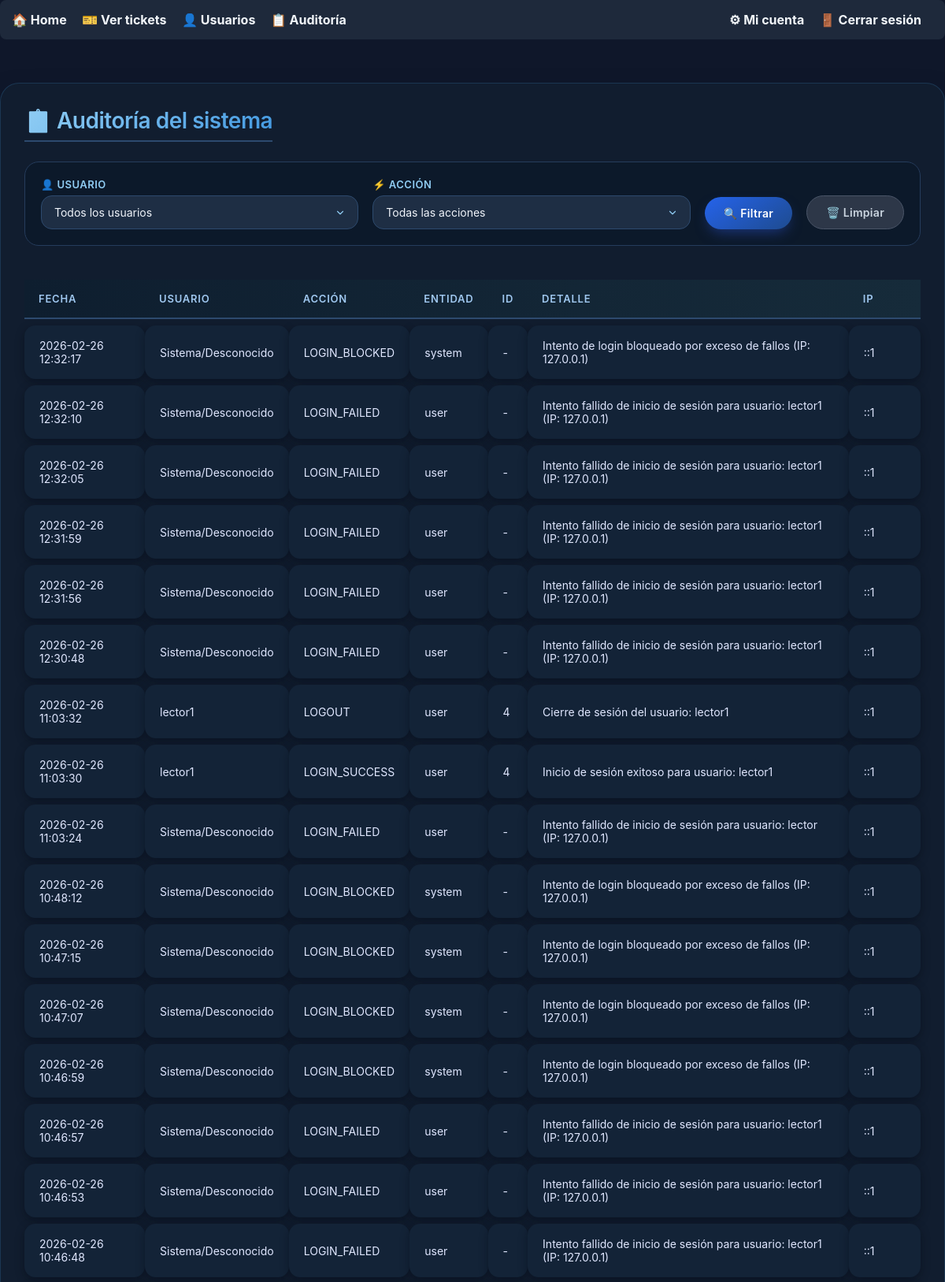
Screenshot of /audit.php (signed in, upper part) with the database file from the repository.
### tables this page shows
CREATE TABLE audit_logs (
            id INTEGER PRIMARY KEY AUTOINCREMENT,
            user_id INTEGER,
            action VARCHAR(50) NOT NULL,
            entity VARCHAR(50) NOT NULL,
            entity_id INTEGER,
            details TEXT NOT NULL,
            ip_address VARCHAR(45),
            user_agent TEXT,
            created_at DATETIME DEFAULT CURRENT_TIMESTAMP
        );

CREATE TABLE users (
            id INTEGER PRIMARY KEY AUTOINCREMENT,
            username TEXT NOT NULL UNIQUE,
            password_hash TEXT NOT NULL,
            role TEXT NOT NULL CHECK(role IN ('admin','tecnico','lector')),
            created_at TEXT NOT NULL DEFAULT (datetime('now'))
        );

### public/audit.php (called while the page is built, shortened)
<?php
require_once __DIR__ . '/../app/audit.php';
$db->setAttribute(PDO::ATTR_ERRMODE, PDO::ERRMODE_EXCEPTION);
$params = [];
$sql = "SELECT audit_logs.*, users.username
        FROM audit_logs
        LEFT JOIN users ON audit_logs.user_id = users.id";
$sql .= " ORDER BY audit_logs.created_at DESC";
$stmt = $db->prepare($sql);
$stmt->execute($params);
$logs = $stmt->fetchAll(PDO::FETCH_ASSOC);
require_once __DIR__ . '/../views/audit.php';

### views/audit.php (the view, shortened to what this page needs)
<!DOCTYPE html>
<html lang="es">
<head>
</head>
<body>
    <?php require_once __DIR__ . '/partials/menu.php'; ?>
    <div class="audit-container">
        <h1>📋 Auditoría del sistema</h1>
        <form method="GET" class="filters">
            <div class="filter-group">
                <label for="user_id">👤 Usuario</label>
                <select name="user_id" id="user_id">
                    <option value="">Todos los usuarios</option>
                </select>
            </div>
            <div class="filter-group">
                <label for="action">⚡ Acción</label>
                <select name="action" id="action">
                    <option value="">Todas las acciones</option>
                </select>
            </div>
            <button type="submit" class="btn-filter">🔍 Filtrar</button>
            <a href="audit.php" class="btn-clear">🗑️ Limpiar</a>
        </form>
        <?php if (empty($logs)): ?>
            <div class="no-results">
                ✨ No hay registros de auditoría que coincidan con los filtros.
            </div>
        <?php else: ?>
            <table class="audit-table">
                <thead>
                    <tr>
                        <th>Fecha</th>
                        <th>Usuario</th>
                        <th>Acción</th>
                        <th>Entidad</th>
                        <th>ID</th>
                        <th>Detalle</th>
                        <th>IP</th>
                    </tr>
                </thead>
                <tbody>
                    <?php foreach ($logs as $log): ?>
                        <tr>
                            <td><?= htmlspecialchars($log['created_at']) ?></td>
                            <td><?= htmlspecialchars($log['username'] ?? 'Sistema/Desconocido') ?></td>
                            <td data-action="<?= htmlspecialchars($log['action']) ?>"><?= htmlspecialchars($log['action']) ?></td>
                            <td><?= htmlspecialchars($log['entity']) ?></td>
                            <td><?= htmlspecialchars($log['entity_id'] ?? '-') ?></td>
                            <td><?= htmlspecialchars($log['details']) ?></td>
                            <td><?= htmlspecialchars($log['ip_address'] ?? '-') ?></td>
                        </tr>
                    <?php endforeach; ?>
                </tbody>
            </table>
        <?php endif; ?>
    </div>
</body>
</html>

### views/audit.php (style rules this page uses)
* { margin: 0; padding: 0; box-sizing: border-box; font-family: 'Inter', system-ui, -apple-system, BlinkMacSystemFont, 'Segoe UI', Roboto, sans-serif; }
body { background-color: #0f172a; min-height: 100vh; display: flex; flex-direction: column; }
.audit-container { max-width: 1300px; margin: 30px auto; padding: 30px; background: rgba(18, 30, 48, 0.9); backdrop-filter: blur(8px); border-radius: 24px; box-shadow: 0 20px 40px -10px rgba(0, 20, 40, 0.7); border: 1px solid rgba(66, 153, 225, 0.2); color: #e2e8f0; }
.audit-container h1 { font-size: 28px; font-weight: 600; margin-bottom: 25px; background: linear-gradient(135deg, #90cdf4 0%, #4299e1 100%); -webkit-background-clip: text; -webkit-text-fill-color: transparent; background-clip: text; letter-spacing: -0.5px; display: inline-block; border-bottom: 2px solid #2d4a6e; padding-bottom: 8px; }
.filters { display: flex; gap: 18px; align-items: flex-end; margin-bottom: 35px; flex-wrap: wrap; background: rgba(10, 25, 41, 0.7); padding: 20px; border-radius: 18px; border: 1px solid #253c5c; }
.filter-group { display: flex; flex-direction: column; flex: 1 1 200px; }
.filter-group label { font-weight: 600; font-size: 13px; text-transform: uppercase; letter-spacing: 0.5px; margin-bottom: 6px; color: #90cdf4; }
.filter-group select { background: #1e2e44; border: 1px solid #2d4a6e; border-radius: 14px; padding: 12px 16px; color: #f0f4fa; font-size: 14px; outline: none; transition: all 0.2s ease; cursor: pointer; appearance: none; background-repeat: no-repeat; background-position: right 15px center; background-size: 14px; }
.btn-filter, .btn-clear { padding: 12px 24px; border: none; border-radius: 40px; font-weight: 600; font-size: 14px; cursor: pointer; transition: all 0.3s ease; text-decoration: none; display: inline-flex; align-items: center; justify-content: center; gap: 8px; letter-spacing: 0.3px; }
.btn-filter { background: linear-gradient(145deg, #2563eb, #1e4b8f); color: white; box-shadow: 0 8px 18px -6px #1e3a8a; }
.btn-clear { background: #2d3748; color: #cbd5e0; border: 1px solid #4a5568; }
.audit-table { width: 100%; border-collapse: separate; border-spacing: 0 8px; margin-top: 20px; }
.audit-table thead tr { background: linear-gradient(90deg, #0e1e2f, #162b3a); }
.audit-table th { padding: 16px 18px; text-align: left; font-weight: 600; font-size: 13px; text-transform: uppercase; letter-spacing: 0.8px; color: #a0c8f0; border-bottom: 2px solid #2d4a6e; white-space: nowrap; }
.audit-table td { padding: 16px 18px; background: #132337; border-radius: 14px; font-size: 14px; color: #e0e7ff; box-shadow: 0 4px 12px rgba(0, 10, 20, 0.4); transition: all 0.25s ease; border: 1px solid transparent; }

### rows the page displays
audit_logs: created_at "2026-02-26 12:32:17", username "Sistema/Desconocido", action "LOGIN_BLOCKED", entity "system", entity "-", details "Intento de login bloqueado por exceso de fallos (IP: 127.0.0.1)", ip_address "::1"
audit_logs: created_at "2026-02-26 12:32:10", username "Sistema/Desconocido", action "LOGIN_FAILED", entity "user", entity "-", details "Intento fallido de inicio de sesión para usuario: lector1 (IP: 127.0.0.1)", ip_address "::1"
audit_logs: created_at "2026-02-26 12:32:05", username "Sistema/Desconocido", action "LOGIN_FAILED", entity "user", entity "-", details "Intento fallido de inicio de sesión para usuario: lector1 (IP: 127.0.0.1)", ip_address "::1"
audit_logs: created_at "2026-02-26 12:31:59", username "Sistema/Desconocido", action "LOGIN_FAILED", entity "user", entity "-", details "Intento fallido de inicio de sesión para usuario: lector1 (IP: 127.0.0.1)", ip_address "::1"
audit_logs: created_at "2026-02-26 12:31:56", username "Sistema/Desconocido", action "LOGIN_FAILED", entity "user", entity "-", details "Intento fallido de inicio de sesión para usuario: lector1 (IP: 127.0.0.1)", ip_address "::1"
audit_logs: created_at "2026-02-26 12:30:48", username "Sistema/Desconocido", action "LOGIN_FAILED", entity "user", entity "-", details "Intento fallido de inicio de sesión para usuario: lector1 (IP: 127.0.0.1)", ip_address "::1"
audit_logs: created_at "2026-02-26 11:03:32", user.username "lector1", action "LOGOUT", entity "user", entity "4", details "Cierre de sesión del usuario: lector1", ip_address "::1"
audit_logs: created_at "2026-02-26 11:03:30", user.username "lector1", action "LOGIN_SUCCESS", entity "user", entity "4", details "Inicio de sesión exitoso para usuario: lector1", ip_address "::1"
audit_logs: created_at "2026-02-26 11:03:24", username "Sistema/Desconocido", action "LOGIN_FAILED", entity "user", entity "-", details "Intento fallido de inicio de sesión para usuario: lector (IP: 127.0.0.1)", ip_address "::1"
audit_logs: created_at "2026-02-26 10:48:12", username "Sistema/Desconocido", action "LOGIN_BLOCKED", entity "system", entity "-", details "Intento de login bloqueado por exceso de fallos (IP: 127.0.0.1)", ip_address "::1"
audit_logs: created_at "2026-02-26 10:47:15", username "Sistema/Desconocido", action "LOGIN_BLOCKED", entity "system", entity "-", details "Intento de login bloqueado por exceso de fallos (IP: 127.0.0.1)", ip_address "::1"
audit_logs: created_at "2026-02-26 10:47:07", username "Sistema/Desconocido", action "LOGIN_BLOCKED", entity "system", entity "-", details "Intento de login bloqueado por exceso de fallos (IP: 127.0.0.1)", ip_address "::1"
audit_logs: created_at "2026-02-26 10:46:59", username "Sistema/Desconocido", action "LOGIN_BLOCKED", entity "system", entity "-", details "Intento de login bloqueado por exceso de fallos (IP: 127.0.0.1)", ip_address "::1"
audit_logs: created_at "2026-02-26 10:46:57", username "Sistema/Desconocido", action "LOGIN_FAILED", entity "user", entity "-", details "Intento fallido de inicio de sesión para usuario: lector1 (IP: 127.0.0.1)", ip_address "::1"
audit_logs: created_at "2026-02-26 10:46:53", username "Sistema/Desconocido", action "LOGIN_FAILED", entity "user", entity "-", details "Intento fallido de inicio de sesión para usuario: lector1 (IP: 127.0.0.1)", ip_address "::1"
audit_logs: created_at "2026-02-26 10:46:48", username "Sistema/Desconocido", action "LOGIN_FAILED", entity "user", entity "-", details "Intento fallido de inicio de sesión para usuario: lector1 (IP: 127.0.0.1)", ip_address "::1"
